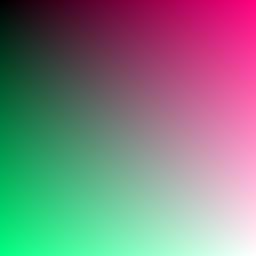
#> input picture img_data_basics/data/images/example1.jpg, 256 x 256 px
$ python rgb_hists.py
#> lines starting #> are read from the running program, lines starting #| are printed output that depends on the picture
from pathlib import Path
import cv2
import matplotlib.pyplot as plt


img_path = Path(__file__).parent / "data" / "images" / "example1.jpg"
img = cv2.cvtColor(cv2.imread(str(img_path)), cv2.COLOR_BGR2RGB)


output_dir = Path(__file__).parent / "outputs"
output_dir.mkdir(exist_ok=True)


plt.figure(figsize=(8,4))
for i, col in enumerate(["r", "g", "b"]):
    hist = cv2.calcHist([img], [i], None, [256], [0,256]).ravel()
    plt.plot(hist, label=col)
plt.title("RGB Histogramları")
plt.legend()
plt.tight_layout()
plt.savefig(output_dir / "rgb_hist.png", dpi=150)
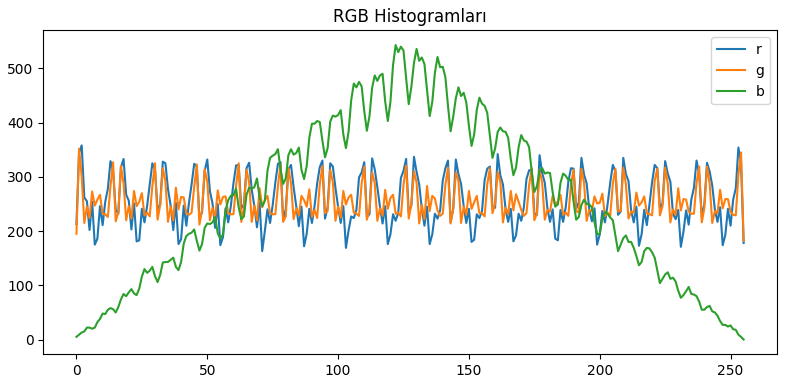
#> figure drawn by matplotlib, 1 panel; curve peaks at x = 2, y = 358; curve peaks at x = 1, y = 352; curve peaks at x = 122, y = 543
plt.show()
